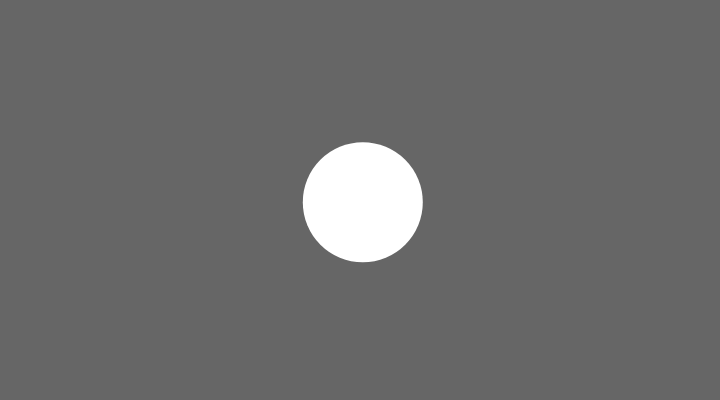
Frame 1 (no input)
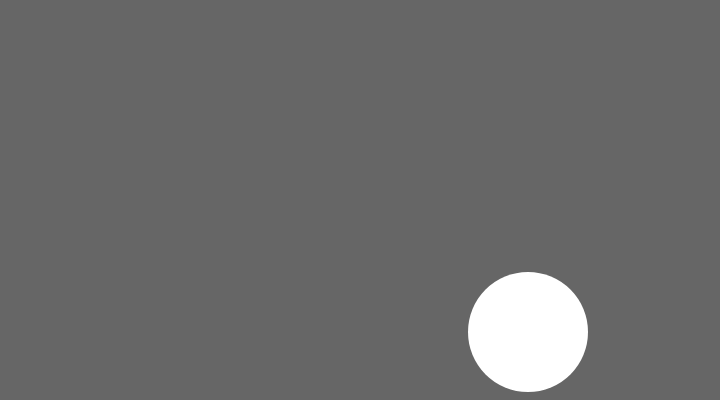
Frame 60 (no input)
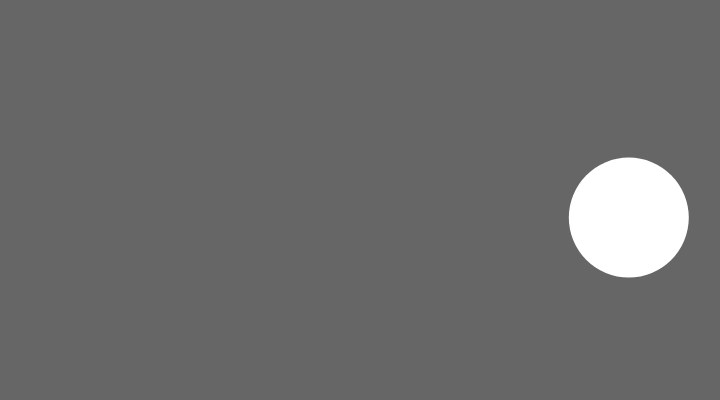
Frame 120 (the mouse pressed at the canvas centre since frame 60)

The p5.js sketch that drew these frames (run headless with seeded random() and noise() and a simulated clock; from frame 60 on, the mouse is pressed at the canvas centre):

// p5.js sketch
// ── sketch.js
/*
* Basic Bouncing Ball
* p5js.org官方案例
* 中文注释: Yuli Cai / caiyuli.com
*/

// 线上案例：https://editor.p5js.org/yulicai/sketches/FlUYUtCzD

let rad = 60; // 圆的大小 radius
let xpos, ypos; // 圆的初始位置

let xspeed = 2.8; // 圆的x速率
let yspeed = 2.2; // 圆的y速率

let xdirection = 1; // 方向的值
let ydirection = 1; // 方向的值

function setup() {
  createCanvas(720, 400);
  noStroke();
  frameRate(30);
  ellipseMode(RADIUS);

  // 设置圆的初始位置为画布正中央
  xpos = width / 2;
  ypos = height / 2;
}

function draw() {
  background(102);

  // 每一帧都更新圆的位置
  xpos = xpos + xspeed * xdirection;
  ypos = ypos + yspeed * ydirection;

  // 判断圆是否跑出了画布范围
  // 如果跑出了，则相关的方向变为反向（-1）
  if (xpos > width - rad || xpos < rad) {
    xdirection *= -1;
  }
  if (ypos > height - rad || ypos < rad) {
    ydirection *= -1;
  }

  // Draw the shape
  ellipse(xpos, ypos, rad, rad);
}
